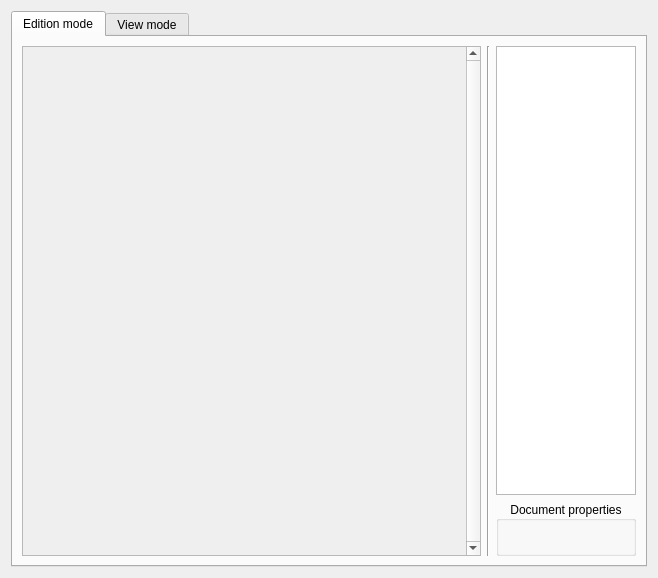
<?xml version="1.0" encoding="UTF-8"?>
<ui version="4.0">
 <class>Document_Form</class>
 <widget class="QWidget" name="Document_Form">
  <property name="geometry">
   <rect>
    <x>0</x>
    <y>0</y>
    <width>658</width>
    <height>578</height>
   </rect>
  </property>
  <property name="windowTitle">
   <string>Form</string>
  </property>
  <layout class="QVBoxLayout" name="verticalLayout">
   <item>
    <widget class="QTabWidget" name="mode_tab">
     <property name="currentIndex">
      <number>0</number>
     </property>
     <widget class="QWidget" name="edition_mode_tab">
      <attribute name="title">
       <string>Edition mode</string>
      </attribute>
      <layout class="QHBoxLayout" name="horizontalLayout_13" stretch="4,1,1">
       <item>
        <layout class="QVBoxLayout" name="verticalLayout_4">
         <property name="spacing">
          <number>2</number>
         </property>
         <property name="sizeConstraint">
          <enum>QLayout::SetMaximumSize</enum>
         </property>
         <item>
          <widget class="QScrollArea" name="scrollArea">
           <property name="verticalScrollBarPolicy">
            <enum>Qt::ScrollBarAlwaysOn</enum>
           </property>
           <property name="horizontalScrollBarPolicy">
            <enum>Qt::ScrollBarAlwaysOff</enum>
           </property>
           <property name="sizeAdjustPolicy">
            <enum>QAbstractScrollArea::AdjustToContents</enum>
           </property>
           <property name="widgetResizable">
            <bool>true</bool>
           </property>
           <widget class="QWidget" name="document_area">
            <property name="geometry">
             <rect>
              <x>0</x>
              <y>0</y>
              <width>417</width>
              <height>513</height>
             </rect>
            </property>
            <layout class="QVBoxLayout" name="verticalLayout_2">
             <property name="spacing">
              <number>0</number>
             </property>
             <property name="sizeConstraint">
              <enum>QLayout::SetMaximumSize</enum>
             </property>
             <property name="leftMargin">
              <number>0</number>
             </property>
             <property name="topMargin">
              <number>0</number>
             </property>
             <property name="rightMargin">
              <number>0</number>
             </property>
             <property name="bottomMargin">
              <number>0</number>
             </property>
            </layout>
           </widget>
          </widget>
         </item>
        </layout>
       </item>
       <item>
        <widget class="Line" name="line">
         <property name="orientation">
          <enum>Qt::Vertical</enum>
         </property>
        </widget>
       </item>
       <item>
        <layout class="QVBoxLayout" name="verticalLayout_3" stretch="0,0">
         <item>
          <widget class="QTreeView" name="document_tree"/>
         </item>
         <item>
          <widget class="QGroupBox" name="groupBox">
           <property name="title">
            <string>Document properties</string>
           </property>
           <property name="alignment">
            <set>Qt::AlignCenter</set>
           </property>
           <layout class="QVBoxLayout" name="verticalLayout_5">
            <item>
             <layout class="QHBoxLayout" name="horizontalLayout_3"/>
            </item>
            <item>
             <widget class="QLabel" name="label">
              <property name="text">
               <string/>
              </property>
             </widget>
            </item>
           </layout>
          </widget>
         </item>
        </layout>
       </item>
      </layout>
     </widget>
     <widget class="QWidget" name="view_mode_tab">
      <attribute name="title">
       <string>View mode</string>
      </attribute>
      <layout class="QHBoxLayout" name="View_Mode_Layout"/>
     </widget>
    </widget>
   </item>
  </layout>
 </widget>
 <resources/>
 <connections/>
</ui>
